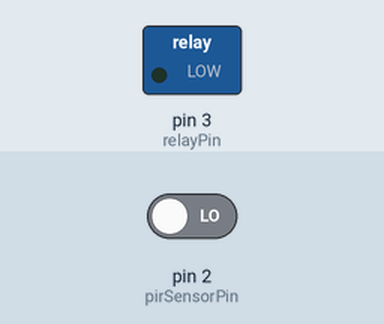
Simulated run of this sketch. Board: Arduino Uno, built with avr-gcc and run on an emulated ATmega328P. Parts: switched loads named in the sketch (green lamp = pin HIGH). Inputs (shaded band) come from the test bench; at power-on: pin 2 (pirSensorPin) LOW.

Above: at 1.2 s.
1.3 s: pin 2 (pirSensorPin) driven HIGH
At 2.5 s:
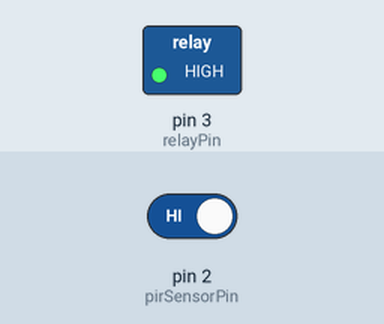
2.8 s: pin 2 (pirSensorPin) driven LOW
At 3.8 s:
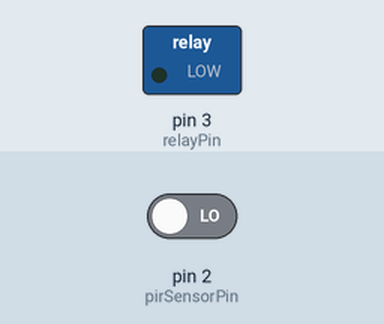
Timing chart, 0 to 5.8 s (numbered marks = the images above; inputs shaded):
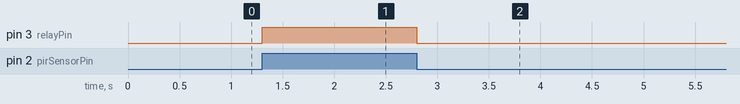

Measured:
- after the input at 1.3 s, pin 3 (relayPin): LOW → HIGH at once
- after the input at 2.8 s, pin 3 (relayPin): HIGH → LOW at once

The sketch:

Relay_with_PIR_sensor.ino
```cpp
int relayPin = 3;
int pirSensorPin = 2;
int val = 0;

//long unsigned int timeLow;
//boolean takeLowTime;
//
//
//int calibrationTime = 30;

void setup() {
pinMode(relayPin, OUTPUT);
pinMode(pirSensorPin, INPUT);

Serial.begin(9600);

}

void loop(){

val = digitalRead(pirSensorPin);
if (val == HIGH) {

digitalWrite(relayPin, HIGH);


}else {
digitalWrite(relayPin, LOW);

}
}
```
